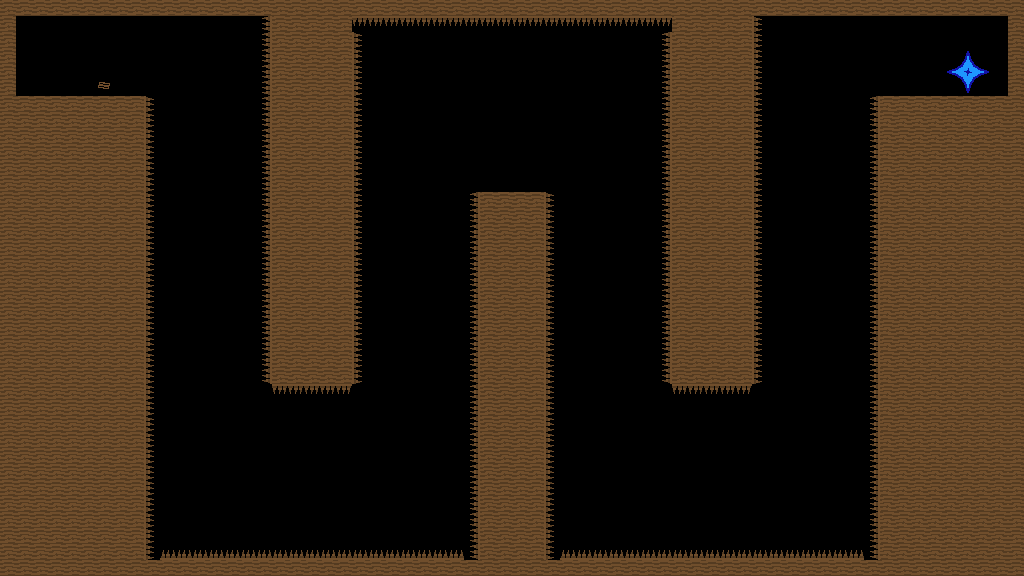

The image is a tile-based game level rendered from a .tmx file. Its description and source (layers, tilesets, objects; grid data summarised) follow:
An orthogonal 64x36 tile map with 16x16 px tiles, 1 tile layer (Ground) and 2 objects.

<map version="1.4" tiledversion="1.4.2" orientation="orthogonal" renderorder="right-down" width="64" height="36" tilewidth="16" tileheight="16" infinite="0" nextlayerid="3" nextobjectid="3">
 <tileset firstgid="1" source="../textures/wood_texturemap.tsx" />
 <layer id="1" name="Ground" width="64" height="36">
  <properties>
   <property name="gunbulletcount" type="int" value="1" />
   <property name="gunbulletforce" type="float" value="1" />
   <property name="gunbulletspread" type="float" value="5" />
   <property name="gunclip" type="int" value="80" />
   <property name="gunname" value="SMG" />
   <property name="gunreload" type="float" value="1.2" />
   <property name="gunspeed" type="int" value="8" />
   <property name="spawnX" type="int" value="96" />
   <property name="spawnY" type="int" value="512" />
  </properties>
  <data>[2304 cells, 1254 non-empty, 15 distinct tile ids]</data>
 </layer>
 <objectgroup id="2" name="Objects">
  <object id="1" gid="2" x="96" y="96" width="16" height="16">
   <properties>
    <property name="text" value="You had it set to M for mini, when it should have been set to W for wumbo." />
   </properties>
  </object>
  <object id="2" gid="3" x="944" y="96" width="48" height="48">
   <properties>
    <property name="exit" type="bool" value="true" />
   </properties>
  </object>
 </objectgroup>
</map>
